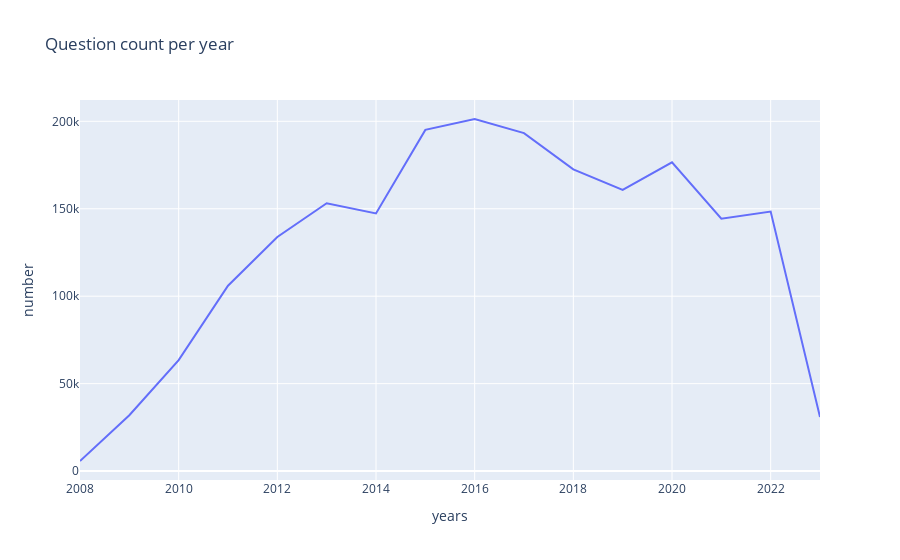

Notebook source saved alongside this figure:
### Code cell
questions_count_per_year = pd.read_sql("""
    SELECT count(id) AS number, extract(year from asked_at) AS years FROM question
    GROUP BY years
    ORDER BY years
""", client)

fig = px.line(questions_count_per_year, x='years', y='number', title="Question count per year")
fig.show()

### Figure 1 — Plotly figure (JSON) as saved in the notebook; plotly's stock layout.template omitted (floating-point values rounded to 4 significant figures)
{"data": [{"hovertemplate": "years=%{x}<br>number=%{y}<extra></extra>", "legendgroup": "", "line": {"color": "#636efa", "dash": "solid"}, "marker": {"symbol": "circle"}, "mode": "lines", "name": "", "orientation": "v", "showlegend": false, "type": "scatter", "x": [2008, 2009, 2010, 2011, 2012, 2013, 2014, 2015, 2016, 2017, 2018, 2019, 2020, 2021, 2022, 2023], "xaxis": "x", "y": [5777, 31938, 63474, 106024, 133838, 153150, 147284, 195090, 201316, 193233, 172511, 160833, 176529, 144313, 148385, 30914], "yaxis": "y"}], "layout": {"legend": {"tracegroupgap": 0}, "title": {"text": "Question count per year"}, "xaxis": {"anchor": "y", "domain": [0, 1], "title": {"text": "years"}}, "yaxis": {"anchor": "x", "domain": [0, 1], "title": {"text": "number"}}}}
